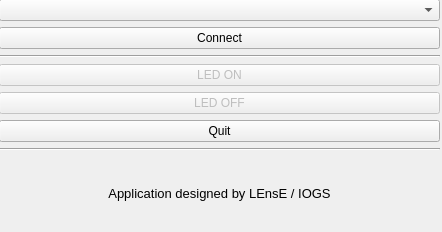
<?xml version="1.0" encoding="UTF-8"?>
<ui version="4.0">
 <class>MainWindow</class>
 <widget class="QMainWindow" name="MainWindow">
  <property name="geometry">
   <rect>
    <x>0</x>
    <y>0</y>
    <width>442</width>
    <height>232</height>
   </rect>
  </property>
  <property name="windowTitle">
   <string>MainWindow</string>
  </property>
  <widget class="QWidget" name="centralwidget">
   <widget class="QWidget" name="verticalLayoutWidget">
    <property name="geometry">
     <rect>
      <x>-1</x>
      <y>-1</y>
      <width>441</width>
      <height>231</height>
     </rect>
    </property>
    <layout class="QVBoxLayout" name="vLayout">
     <item>
      <widget class="QComboBox" name="comPortList"/>
     </item>
     <item>
      <widget class="QPushButton" name="connectBt">
       <property name="text">
        <string>Connect</string>
       </property>
      </widget>
     </item>
     <item>
      <widget class="Line" name="lineH_haute">
       <property name="orientation">
        <enum>Qt::Horizontal</enum>
       </property>
      </widget>
     </item>
     <item>
      <widget class="QPushButton" name="ledOnBt">
       <property name="enabled">
        <bool>false</bool>
       </property>
       <property name="text">
        <string>LED ON</string>
       </property>
       <property name="checkable">
        <bool>false</bool>
       </property>
       <property name="default">
        <bool>false</bool>
       </property>
      </widget>
     </item>
     <item>
      <widget class="QPushButton" name="ledOffBt">
       <property name="enabled">
        <bool>false</bool>
       </property>
       <property name="text">
        <string>LED OFF</string>
       </property>
      </widget>
     </item>
     <item>
      <widget class="QPushButton" name="appQuitBt">
       <property name="text">
        <string>Quit</string>
       </property>
      </widget>
     </item>
     <item>
      <widget class="Line" name="lineH_bas">
       <property name="orientation">
        <enum>Qt::Horizontal</enum>
       </property>
      </widget>
     </item>
     <item>
      <widget class="QLabel" name="lenseLabel">
       <property name="sizePolicy">
        <sizepolicy hsizetype="Preferred" vsizetype="Preferred">
         <horstretch>0</horstretch>
         <verstretch>0</verstretch>
        </sizepolicy>
       </property>
       <property name="font">
        <font>
         <pointsize>10</pointsize>
        </font>
       </property>
       <property name="cursor">
        <cursorShape>WaitCursor</cursorShape>
       </property>
       <property name="frameShadow">
        <enum>QFrame::Plain</enum>
       </property>
       <property name="text">
        <string>Application designed by LEnsE / IOGS</string>
       </property>
       <property name="scaledContents">
        <bool>false</bool>
       </property>
       <property name="alignment">
        <set>Qt::AlignCenter</set>
       </property>
       <property name="wordWrap">
        <bool>false</bool>
       </property>
      </widget>
     </item>
    </layout>
   </widget>
  </widget>
 </widget>
 <resources/>
 <connections/>
</ui>
